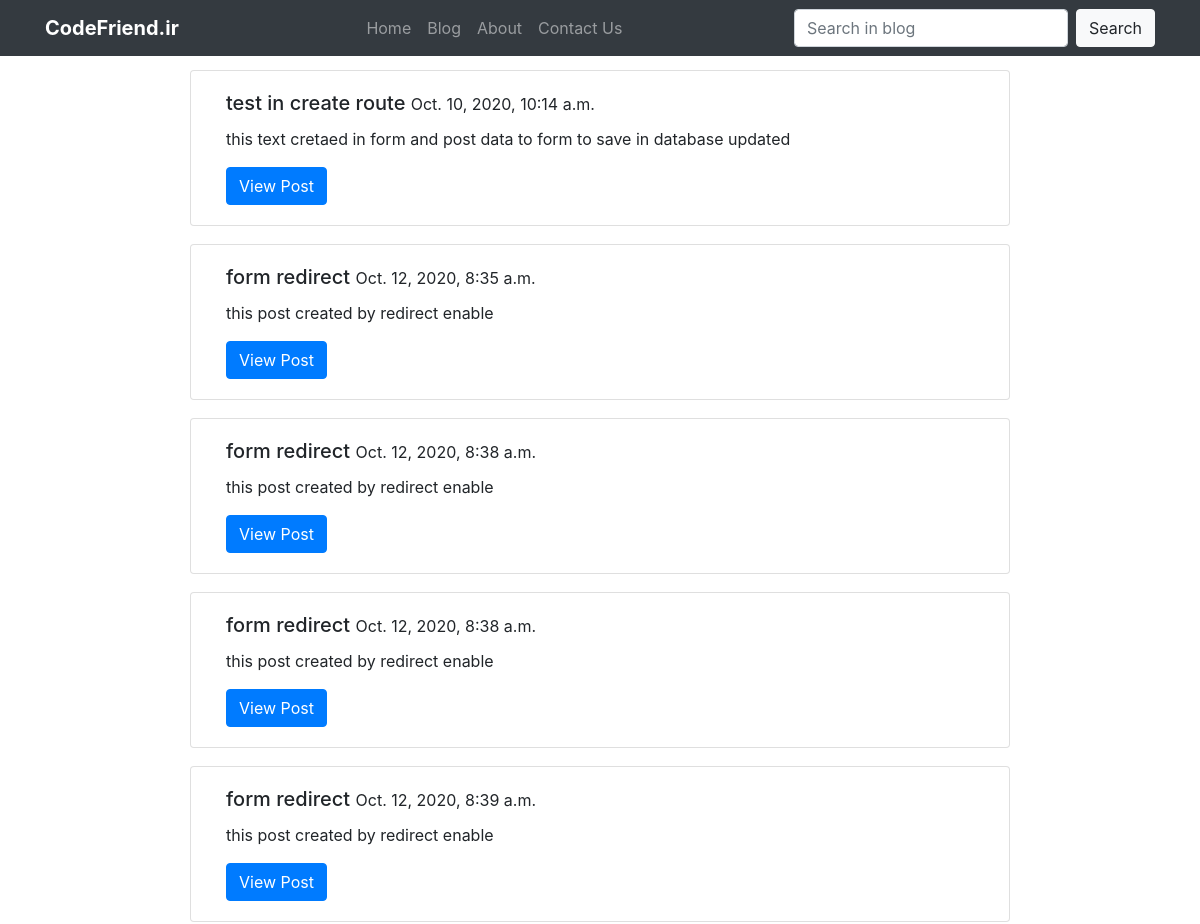
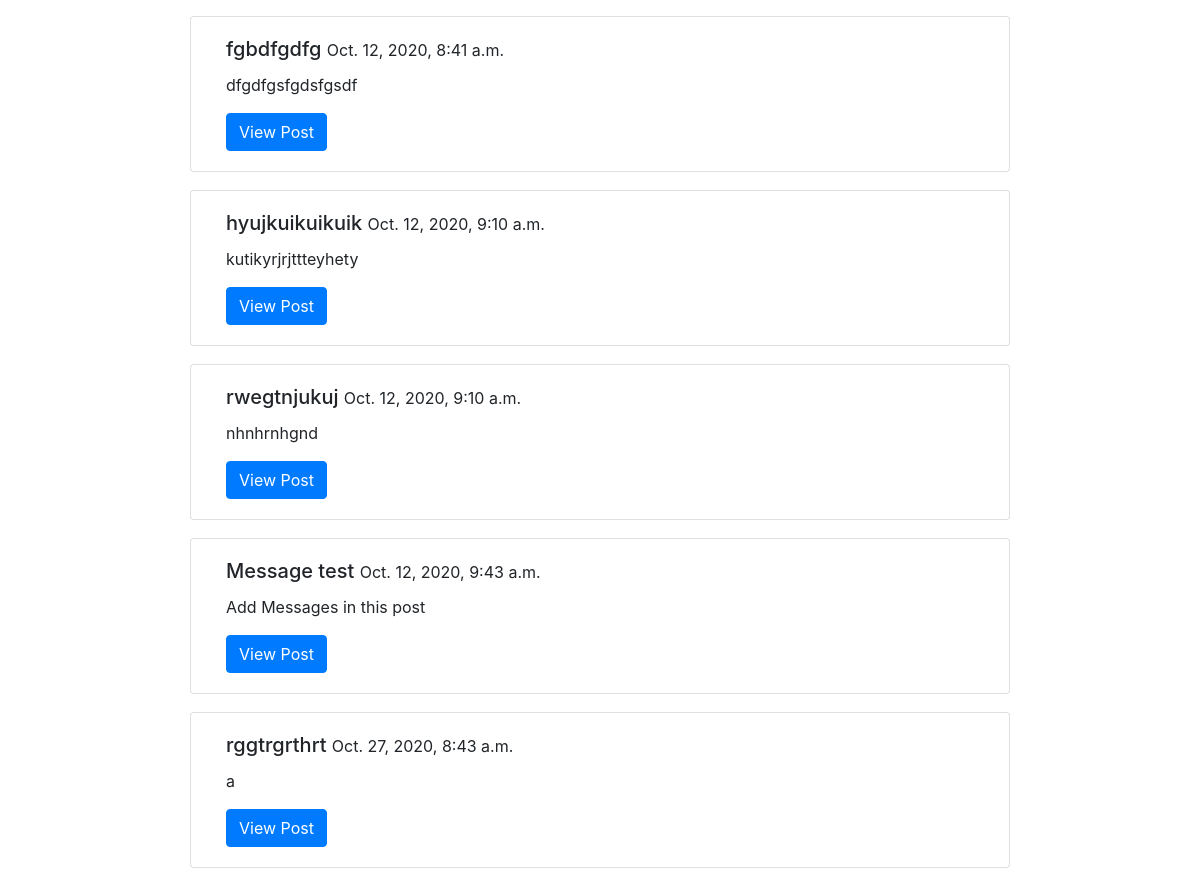
The page /post/index/ on the database its author committed (2 pictures, top to bottom).
### post/models.py (models this page shows, shortened)
class Post(models.Model):
    title = models.CharField(max_length=120, verbose_name= "عنوان")
    content = models.TextField( verbose_name= "متن")
    published_date = models.DateTimeField( verbose_name= "تاریخ انتشار",auto_now_add=True)
    def get_absolute_url(self):
         return "/post/%i/" % self.id

### post/views.py (the view)
# urls.py: path('index/', index_view,name="index"),
def index_view(request):
    posts = Post.objects.all()
    return render(request, 'post/index.html', {"posts" : posts})

### templates/post/index.html (shortened to what this page needs)
{% extends 'base.html' %}
{% block body %}
{% for post in posts %}
<div class="row">
<div class="card col-md-8 offset-md-2" >
   <div class="card-body">
     <h5 class="card-title">{{ post.title }} <small> {{ post.published_date }} </small> </h5>
     <p class="card-text">{{ post.content }}</p>
     <a href="{{ post.get_absolute_url }}" class="btn btn-primary">View Post</a>
   </div>
 </div>
 <br>
</div>
{% endfor %}
{% endblock %}

### templates/base.html (shortened to what this page needs)
{% load static %}
<html>
 <head>
   <link rel="stylesheet" href=" {% static '/css/bootstrap.min.css' %}">
   <link rel="stylesheet" href="{% static '/css/style.css' %}"
 </head>
 <body>
   {% include  'header.html' %}
    {% block body %}
    {% endblock %}
 </body>
</html>

### templates/header.html (shortened to what this page needs)
<nav class="navbar navbar-expand-lg navbar-dark bg-dark fixed-top ">
    <div class="container">
        <a class="navbar-brand" href="#"><strong>CodeFriend.ir</strong></a>
        <div class="collapse navbar-collapse" id="navbarSupportedContent">
            <ul class="navbar-nav mx-auto">
                <li class="nav-item">
                    <a class="nav-link" href="#">Home</a>
                </li>
                <li class="nav-item">
                    <a class="nav-link" href="#">Blog</a>
                </li>
                <li class="nav-item">
                    <a class="nav-link" href="#">About</a>
                </li>
                <li class="nav-item">
                    <a class="nav-link" href="#">Contact Us</a>
                </li>
            </ul>
            <form class="form-inline my-2 my-lg-0">
                <input class="form-control mr-sm-2" type="search" placeholder="Search in blog">
                <button class="btn btn-light my-2 my-sm-0" type="submit">Search</button>
            </form>
        </div>
    </div>
</nav>

### masoud/static/css/style.css (style rules this page uses)
body { padding-top: 70px; }
.card { margin-bottom: 18px; }

### rows shown on the page
Post: title "test in create route", published_date "Oct. 10, 2020, 10:14 a.m.", content "this text cretaed in form and post data to form to save in database updated"
Post: title "form redirect", published_date "Oct. 12, 2020, 8:35 a.m.", content "this post created by redirect enable"
Post: title "form redirect", published_date "Oct. 12, 2020, 8:38 a.m.", content "this post created by redirect enable"
Post: title "form redirect", published_date "Oct. 12, 2020, 8:38 a.m.", content "this post created by redirect enable"
Post: title "form redirect", published_date "Oct. 12, 2020, 8:39 a.m.", content "this post created by redirect enable"
Post: title "fgbdfgdfg", published_date "Oct. 12, 2020, 8:41 a.m.", content "dfgdfgsfgdsfgsdf"
Post: title "hyujkuikuikuik", published_date "Oct. 12, 2020, 9:10 a.m.", content "kutikyrjrjttteyhety"
Post: title "rwegtnjukuj", published_date "Oct. 12, 2020, 9:10 a.m.", content "nhnhrnhgnd"
Post: title "Message test", published_date "Oct. 12, 2020, 9:43 a.m.", content "Add Messages in this post"
Post: title "rggtrgrthrt", published_date "Oct. 27, 2020, 8:43 a.m.", content "a"
